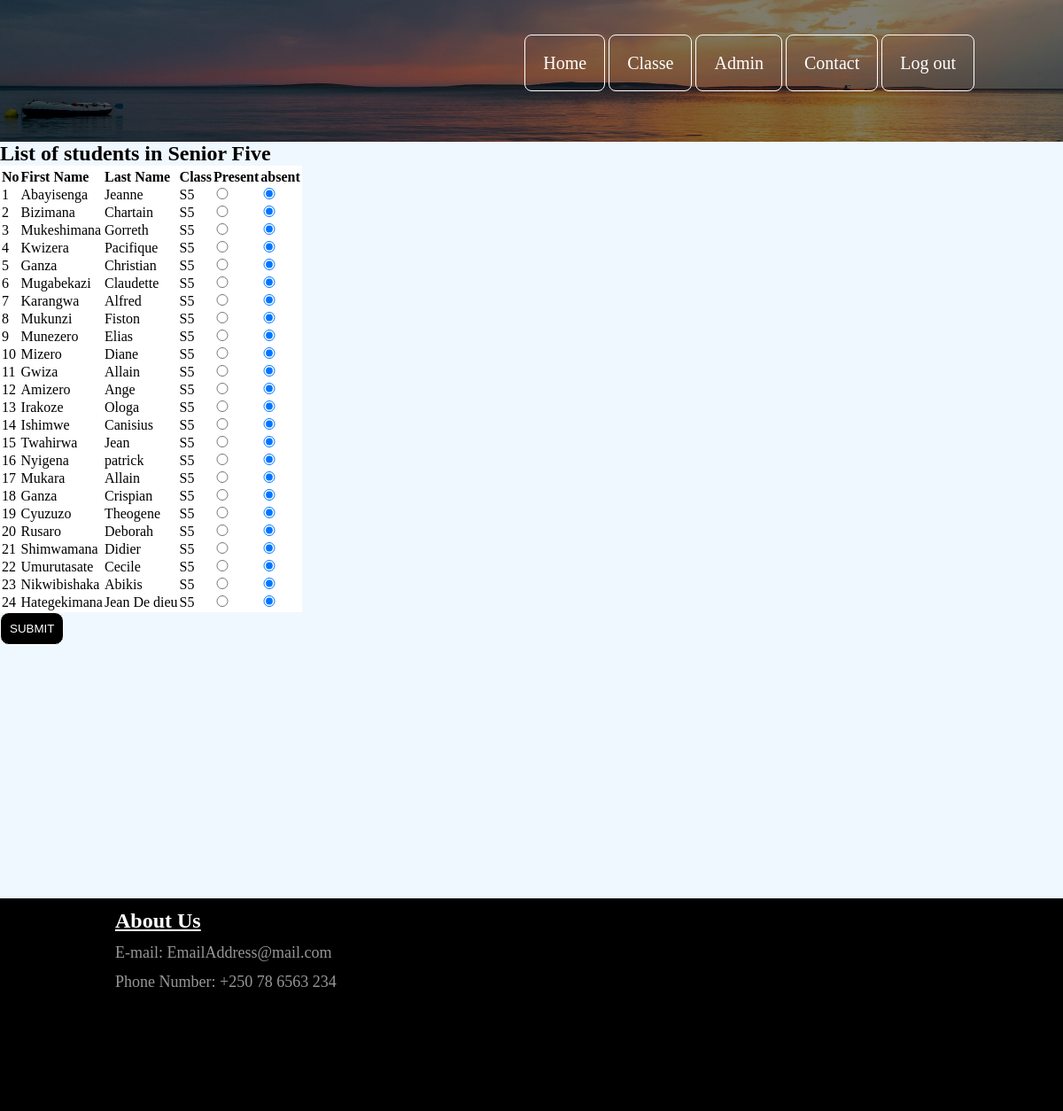
Screenshot of /s5.php with the database file from the repository.
### tables this page shows
CREATE TABLE `students` (
  `id` int(11) NOT NULL,
  `fname` varchar(32) DEFAULT NULL,
  `lname` varchar(32) DEFAULT NULL,
  `class` text DEFAULT NULL,
  `age` int(11) DEFAULT NULL
);

### s5.php (the view, shortened to what this page needs)
<?php
$dbhost="localhost";
$dbUserName="root";
$dbpwd="";
$dbName="student";
$conn=mysqli_connect($dbhost,$dbUserName,$dbpwd,$dbName);
?>
<!DOCTYPE html>
<html lang="en">
<head>
    <link rel="stylesheet" type="text/css" href="cascad.css">
	<link rel="stylesheet" href="style.css">
</head>
<body>
    <header>
        <nav>
            <div class="navigation-tab">
                <ul>
                    <li><a href="index.php">Home</a></li>
                    <li><a href="Classe.php">Classe</a></li>
					<li><a href="admin.php">Admin</a></li>
					<li><a href="contact.html">Contact</a></li>
                    <li><a href="logout.php">Log out</a></li>
                </ul>
            </div>
        </nav>
    </header>
    <h2>List of students in Senior Five</h2>
    <form action="presence1.php" method="POST">
<table style="background-color:white">
    <th>
        <tr>
            <Td><b>No</b> </Td>
            <Td><b>First Name</b> </Td>
            <td><b>Last Name</b></td>
            <td><b>Class</b></td>
            <td><b>Present</b></td>
            <td><b>absent</b></td>
        </tr>
    </th>
        <?php
         $sql="SELECT * FROM students WHERE class='S5';";
         $result=mysqli_query($conn,$sql);
         $resultCheck=mysqli_num_rows($result);
         if($resultCheck<1)
         {
             echo 'No S5 students registered!';
         }
         elseif($resultCheck>0)
         {
            $i=1;
            while($row=mysqli_fetch_assoc($result))
            {
                echo '<tr><td>'.$i.'</td>';
                echo '<td>'.$row["fname"].'</td>';
                echo '<td>'.$row["lname"].'</td>';
                echo '<td>'.$row["class"].'</td>';
                echo '<td><input type="radio" name="present_'.$row['id'].'" style="width:20px" value="present"></td>';
                echo '<td><input type="radio" name="present_'.$row['id'].'" style="width:20px" value="absent" checked></td>';
                echo '</tr>';
                $i++;
            }
         }
        ?>
</table>
    <button type="submit" name="submit">SUBMIT</button>
    </form>
    <footer>
    <h3>About Us</h3>
   <p><i class="fas fa-envelope-open"></i>E-mail: EmailAddress@mail.com<br></p>
   <p>Phone Number: +250 78 6563 234</p>
</footer>
</body>
</html>

### cascad.css (style rules this page uses)
button { padding: 10px; border: 0.9px solid #ffffff ; background-color: black; border-radius: 10px; color: white; }
header { background-image:linear-gradient(rgba(0,0,0,0.5),rgba(0,0,0,0.5)), url(../1.jpg); height: 20vh; background-size: cover; background-position: center; }
.navigation-tab ul { list-style: none; float: right; margin-right: 100px; margin-top: 71px; }
.navigation-tab ul li { display: inline; }
.navigation-tab ul li a { color: white; background-color: transparent; font-style: helvetica; padding: 20px; border-radius: 8px; font-size: 20px; text-decoration: none; border: 0.2px solid #ffffff ; transition: 0.6s ease; }

### style.css (style rules this page uses)
* { margin: 0; padding: 0; font-family: century 'Franklin Gothic Medium', 'Arial Narrow', Arial, sans-serif; }
header { background-image:linear-gradient(rgba(0,0,0,0.5),rgba(0,0,0,0.5)), url(1.jpg); height: 20vh; background-size: cover; background-position: center; }
body { background-image: url("3.jpg"); background-size: cover; background-position: center; background-color: aliceblue; }
.navigation-tab ul { list-style: none; float: right; margin-right: 100px; margin-top: 60px; }
.navigation-tab ul li { display: inline; }
.navigation-tab ul li a { color: white; background-color: transparent; font-style: helvetica; padding: 20px; border-radius: 8px; font-size: 20px; text-decoration: none; border: 0.2px solid #ffffff ; transition: 0.6s ease; }
footer { margin-top: 286px; background-color: black; height: 30vh; }
footer h3 { color: #ffff; font-size: 24px; margin-left: 130px; text-decoration: underline; padding-top: 12px; }
footer p { color: #c4c4c4c4; font-size: 18px; margin-left: 130px; padding-top: 12px; }

### rows the page displays
students: fname "Abayisenga", lname "Jeanne", class "S5"
students: fname "Bizimana", lname "Chartain", class "S5"
students: fname "Mukeshimana", lname "Gorreth", class "S5"
students: fname "Kwizera", lname "Pacifique", class "S5"
students: fname "Ganza", lname "Christian", class "S5"
students: fname "Mugabekazi", lname "Claudette", class "S5"
students: fname "Karangwa", lname "Alfred", class "S5"
students: fname "Mukunzi", lname "Fiston", class "S5"
students: fname "Munezero", lname "Elias", class "S5"
students: fname "Mizero", lname "Diane", class "S5"
students: fname "Gwiza", lname "Allain", class "S5"
students: fname "Amizero", lname "Ange", class "S5"
students: fname "Irakoze", lname "Ologa", class "S5"
students: fname "Ishimwe", lname "Canisius", class "S5"
students: fname "Twahirwa", lname "Jean", class "S5"
students: fname "Nyigena", lname "patrick", class "S5"
students: fname "Mukara", lname "Allain", class "S5"
students: fname "Ganza", lname "Crispian", class "S5"
students: fname "Cyuzuzo", lname "Theogene", class "S5"
students: fname "Rusaro", lname "Deborah", class "S5"
students: fname "Shimwamana", lname "Didier", class "S5"
students: fname "Umurutasate", lname "Cecile", class "S5"
students: fname "Nikwibishaka", lname "Abikis", class "S5"
students: fname "Hategekimana", lname "Jean De dieu", class "S5"
